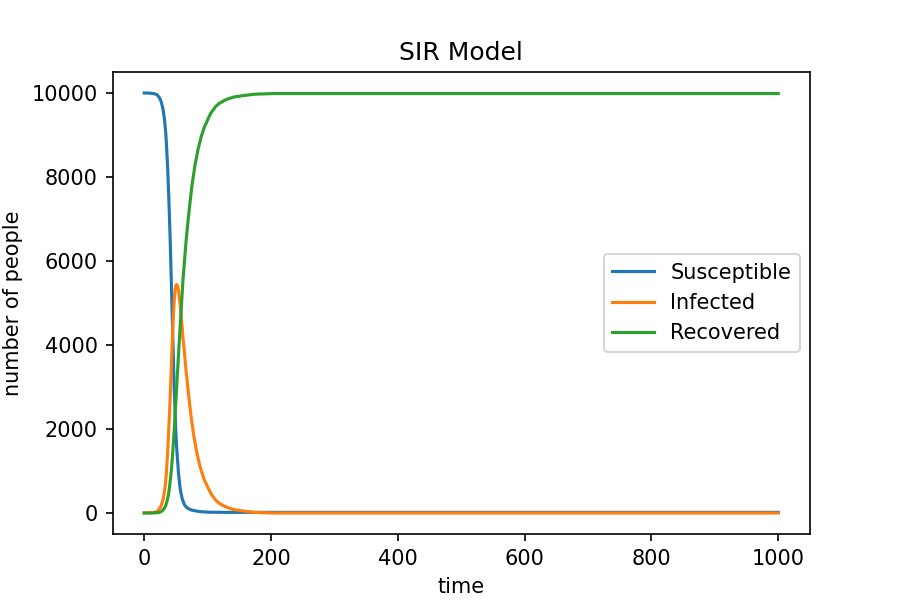

Reproduce this figure in Python.
"""
Import libraries
Define parameters: N, S, I, R, beta, gamma, time_steps
Create empty lists: S_list, I_list, R_list
Append initial S, I, R to the lists

FOR t FROM 1 TO time_steps:
    # Infection step
    infection_prob = beta * (I / N)
    new_infected = number of S that get infected (random by infection_prob)

    # Recovery step
    new_recovered = number of I that recover (random by gamma)

    # Update
    S = S - new_infected
    I = I + new_infected - new_recovered
    R = R + new_recovered

    # Save to history
    append S to S_list
    append I to I_list
    append R to R_list

Plot S_list, I_list, R_list against time
Add labels, legend, title
Save the figure
"""

#Import necessary libraries
import numpy as np
import matplotlib.pyplot as plt

#Define the basic variables for the SIR model
N = 10000  # Total population
I = 1    # Initial number of infected individuals
R = 0    # Initial number of recovered individuals
S = N - I - R  # Initial number of susceptible individuals
beta = 0.3  # Infection rate
gamma = 0.05  # Recovery rate
time_steps = 1000  # Number of time steps

#Create empty lists to store the history of S, I, R
S_list = [S]
I_list = [I]
R_list = [R]

#The main loop for the SIR model simulation
for i in range(time_steps):
    #Calculate the probability of infection
    infection_prob = beta * (I / N)
    
    #S --> I (1 = infected, 0 = not infected)
    infect_flags = np.random.choice([0, 1], size=S, p=[1 - infection_prob, infection_prob]) #return a list (n=S)
    new_infected = np.sum(infect_flags)

    #I --> R (1 = recover, 0 = not recover)
    recover_flags = np.random.choice([0, 1], size=I, p=[1 - gamma, gamma])
    new_recovered = np.sum(recover_flags)

    #Update the counts of S, I, R
    S -= new_infected
    I += new_infected - new_recovered
    R += new_recovered

    #Append the current values to the history lists
    S_list.append(S)
    I_list.append(I)
    R_list.append(R)


#Plotting the results
plt.figure(figsize=(6,4), dpi=150)
plt.plot(S_list, label='Susceptible')
plt.plot(I_list, label='Infected')
plt.plot(R_list, label='Recovered')

plt.xlabel('time')
plt.ylabel('number of people')
plt.title('SIR Model')
plt.legend()
plt.savefig('SIR.png')
plt.show()
